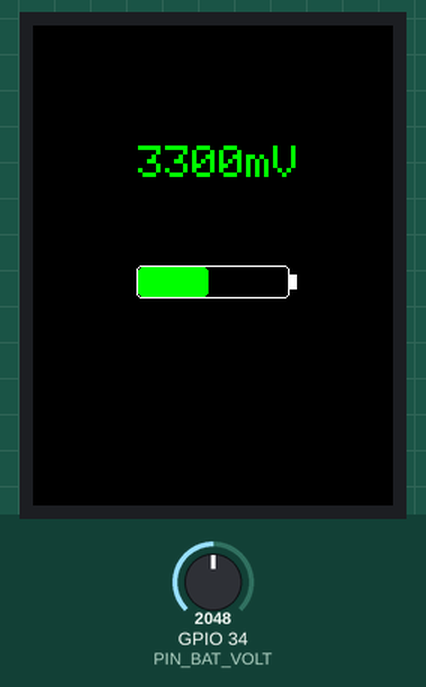
A sketch run on a simulated ESP32. Parts: 240×320 colour display. The inputs (shaded band) are chosen by the test bench; at power-on: GPIO 34 (PIN_BAT_VOLT) = 2048.

Above: at 1.4 s.
1.5 s: GPIO 34 (PIN_BAT_VOLT) set to 2540
At 3.1 s:
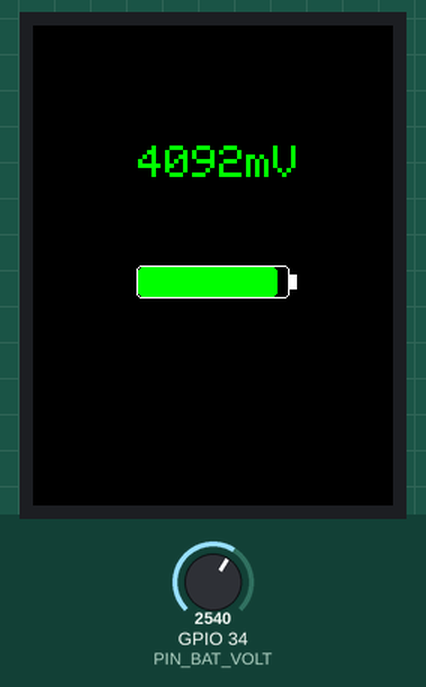
3.7 s: GPIO 34 (PIN_BAT_VOLT) set to 2460
At 5.4 s:
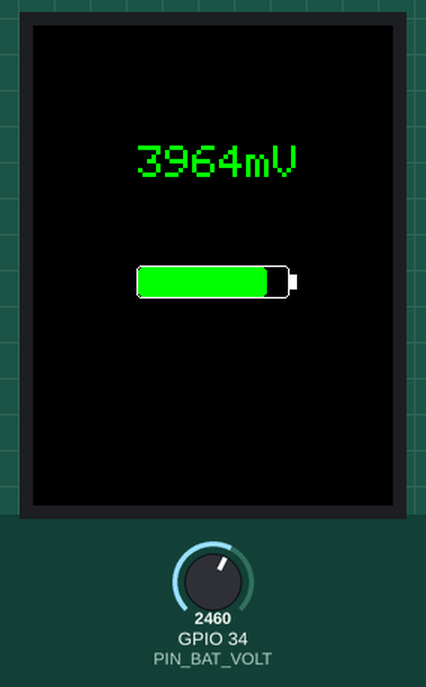
5.7 s: GPIO 34 (PIN_BAT_VOLT) set to 2866
At 7.7 s:
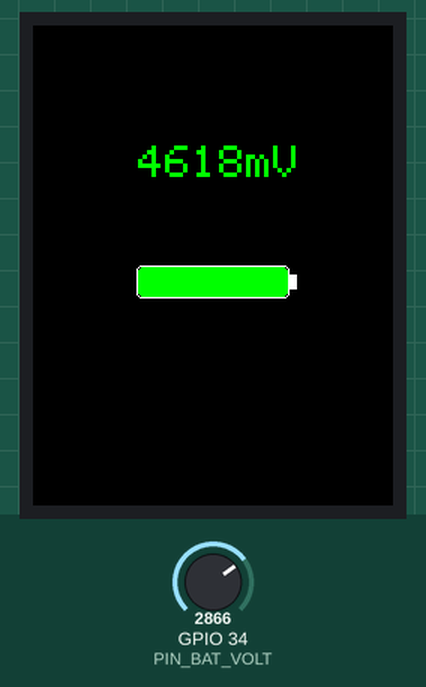
Timing chart, 0 to 9.2 s (numbered marks = the images above; inputs shaded):
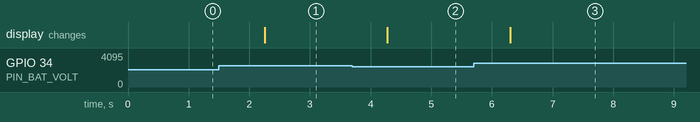

The sketch:

GetBatteryVoltage.ino
```cpp
//This program is used to display the battery level

//pin usage as follow:
//                   CS  DC/RS  RESET    SDI/MOSI  SCK   SDO/MISO  BL   BAT_VOLT_ADC   VCC    GND
//ESP32-WROOM-32E:   15    2   ESP32-EN     13      14      12     27        34        5V     GND

/***********************************************************************************
* @attention
*
* THE PRESENT FIRMWARE WHICH IS FOR GUIDANCE ONLY AIMS AT PROVIDING CUSTOMERS
* WITH CODING INFORMATION REGARDING THEIR PRODUCTS IN ORDER FOR THEM TO SAVE
* TIME. AS A RESULT, QD electronic SHALL NOT BE HELD LIABLE FOR ANY
* DIRECT, INDIRECT OR CONSEQUENTIAL DAMAGES WITH RESPECT TO ANY CLAIMS ARISING
* FROM THE CONTENT OF SUCH FIRMWARE AND/OR THE USE MADE BY CUSTOMERS OF THE
* CODING INFORMATION CONTAINED HEREIN IN CONNECTION WITH THEIR PRODUCTS.
**********************************************************************************/


#include "Arduino.h"
#include "TFT_eSPI.h" /* Please use the TFT library provided in the library. */
#include <esp_adc_cal.h>

#define PIN_BAT_VOLT    34

TFT_eSPI tft = TFT_eSPI();
unsigned long targetTime = 0;

unsigned int bv = 0;

void setup()
{
    Serial.begin(115200);
    tft.begin();
    tft.setRotation(0);
    tft.setTextSize(3);
    tft.fillScreen(TFT_BLACK);
    tft.setTextColor(TFT_GREEN, TFT_BLACK);
    tft.drawRoundRect(tft.width()/2-51, tft.height()/2, 102, 22, 3, TFT_WHITE);
    tft.fillRect(tft.width()/2+51, tft.height()/2+6, 5, 10, TFT_WHITE);
}

void loop()
{
    if (millis() > targetTime)
    {
        esp_adc_cal_characteristics_t adc_chars;
        // Get the internal calibration value of the chip
        esp_adc_cal_value_t val_type = esp_adc_cal_characterize(ADC_UNIT_1, ADC_ATTEN_DB_11, ADC_WIDTH_BIT_12, 1100, &adc_chars);
        uint32_t raw = analogRead(PIN_BAT_VOLT);
        uint32_t v1 = esp_adc_cal_raw_to_voltage(raw, &adc_chars) * 2; //The partial pressure is one-half

        tft.setCursor(tft.width()/2-50, tft.height()/4);

        tft.print(v1);
        tft.print("mV");

        if(v1<=2500)
        {
          bv = 0;
        }
        else if((v1>2500)&&(v1<=4200))
        {
          bv = (v1 - 2500)/17;
        }
        else
        {
          bv = 100;
        }
        tft.fillRoundRect(tft.width()/2-50, tft.height()/2+1,100, 20, 3, TFT_BLACK);
        tft.fillRoundRect(tft.width()/2-50, tft.height()/2+1, bv, 20, 3, TFT_GREEN);
        targetTime = millis() + 1000;
    }
    delay(20);
}
```

Measured:
- after the input at 1.5 s, the display: changes after 0.76 s (image 1)
- after the input at 3.7 s, the display: changes after 0.58 s (image 2)
- after the input at 5.7 s, the display: changes after 0.60 s (image 3)
